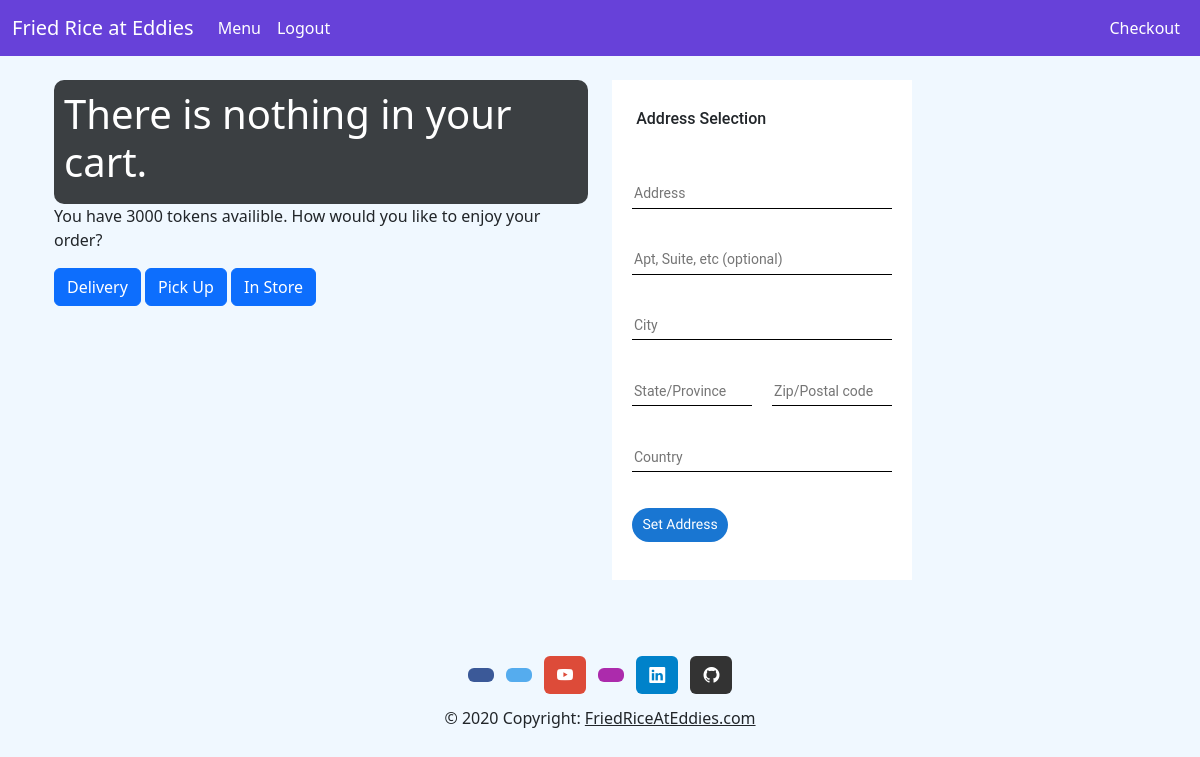
Screenshot of /checkout/ (signed in) with the database file from the repository.
### main/models.py (models this page shows, shortened)
class Way_Recieved(models.Model):
    id = models.AutoField(primary_key=True)
    type = models.CharField(max_length=20)

### checkout/views.py (the view)
# urls.py: path('', views.view_cart, name='checkout'),
def view_cart(request):
    try:
        cart_items = CartItem.objects.filter(user=Member.objects.get(user=request.user))
        member = Member.objects.get(user=request.user)
        tokens = member.tokens
    except:
        cart_items = CartItem.objects.filter(user=None)
        tokens = 0
    total_price = sum(item.item.price * item.quantity for item in cart_items)
    way_recieveds = Way_Recieved.objects.all
    return render(request, 'checkout/checkout.html', {'cart_items': cart_items, 'total_price': total_price,
                                                      'tax': round((float(total_price) * 0.0697), 2),
                                                      'final_price': float(total_price) + round((float(total_price) * 0.0697), 2),
                                                      'way_recieveds': way_recieveds, 'tokens': tokens})

### checkout/templates/checkout/checkout.html (shortened to what this page needs)
{% extends 'base.html' %} {% load static %}
  {% block content %}
  <body>
    <br />
    <div class="container">
      <div class="row">
        <div class="col-lg-6">
          <div class="checkout-section">
            {% if cart_items %} {% for i in cart_items %} {% if i.item %}
            <p>
              {{i.item.name}} (x{{i.quantity}}) Item Cost: ${{i.item.price}}
              <a href="{% url 'remove_from_cart' i.item.id%}">Remove</a>
            </p>
            {% endif %} {% endfor %}
            <p>Total: ${{total_price}}</p>
            <p>Tax: ${{tax}}</p>
            <p><b>Final Price: ${{final_price}}</b></p>
            {% else %}
            <h1>There is nothing in your cart.</h1>
            {% endif %}
          </div>
          <p>You have {{tokens}} tokens availible. How would you like to enjoy your order?</p>
          {% if way_recieveds %}
            {% for w in way_recieveds %}
            <a href="{% url 'process_order' w.id %}" class="btn btn-primary">{{w.type}}</a>
            {% endfor %}
          {% endif %}
        </div>
        <div class="col-lg-6">{% include 'checkout/map.html' %}</div>
      </div>
    </div>
  </body>
  {% endblock %}

### friedRiceAtEddiesWebsite/static/css/styles.css (style rules this page uses)
html, body { background-color: aliceblue; margin: 0; padding: 0; }
.checkout-section { border-radius: 10px; padding: 10px; background-color: #3b3f42; color: white; }

### checkout/templates/checkout/map.html (style rules this page uses)
body { margin: 0; }

### rows the page displays
Way_Recieved: type "Delivery"
Way_Recieved: type "Pick Up"
Way_Recieved: type "In Store"

### other values shown
{{ tokens }} "3000"
